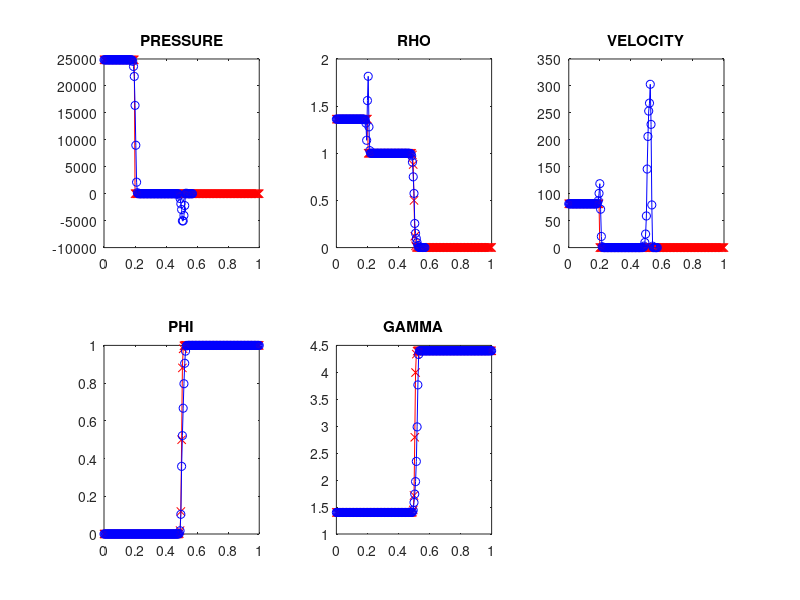

Recreate this plot in MATLAB.
clear all
clc
% clf
%% INITIALIZATION 
%BASIC PARAMETERS 
imax = 201; 
xmin = 0; 
xmax = 1.; 
dx = (xmax-xmin)/(imax-1); 
epsilon = 0.5*dx;




%SET UP VECTORS

x = xmin:dx:xmax;
x0 = find(x==0.2);

u = zeros(1,imax);

%SET UP STATE VECTORS
USTATE = zeros(3,imax);
USTATE_UPDATE = zeros(3,imax);

%SET UP MATRICES 

lamda_plus_i_plus = zeros(3,3);
lamda_minus_i_plus = zeros(3,3);
Ca_i_plus = zeros(3,3);
Ca_inverse_plus = zeros(3,3);
S_i_plus = zeros(3,3);
S_inverse_plus = zeros(3,3);
FPLUS = zeros(3,imax);
xplus = zeros(3,3);
xplusinv = zeros(3,3);
xminus= zeros(3,3);
xminusinv= zeros(3,3);
% FPLUS = zeros(3,3);


lamda_plus_i_minus = zeros(3,3);
lamda_minus_i_minus = zeros(3,3);
Ca_i_minus = zeros(3,3);
Ca_inverse_minus = zeros(3,3);
S_i_minus = zeros(3,3);
S_inverse_minus = zeros(3,3);
FMINUS = zeros(3,imax);
% FMINUS = zeros(3,3);


Abarplus_plus= zeros(3,3);
Abarminus_plus= zeros(3,3);

Abarplus_minus= zeros(3,3);
Abarminus_minus= zeros(3,3);




timestep = 1;






%% DECLARE PHI 



phi = zeros(1,imax);

phi = 0.5*(1+tanh((x-0.5)./(2*epsilon)));



phi_next = zeros(1,imax);

phi_initial  = phi;









%% CALCULATING GAMMA USING Chaklas Eq 19b 

gamma2 = 4.4;
gamma1 = 1.4;


gamma_at_i = zeros(1,imax);

for i = 1:imax
    temp = ((gamma2-1)*(gamma1-1))./(phi.*(gamma1-1)+(1-phi).*(gamma2-1));
    gamma_at_i(i) = 1+temp(i);
end

gamma_initial = gamma_at_i;



%% Chaklas Eq 19c





p1_infty = 6000;
p2_infty = 0.0;

p_infty = ((gamma_at_i-1)./(gamma_at_i)).*(((phi.*gamma2*p2_infty)./(gamma2-1))  + ...
(((1-phi).*(gamma1*p1_infty))/(gamma1-1)));



%% INITIAL CONDITION
% RHO- 1st state

for i = 1:imax
    if(i<=x0)
        USTATE(1,i) = 1.362;
    else
        USTATE(1,i) = 1-0.999*phi(i);
    end
end


%U 

VELOCITY = zeros(1,imax);

VELOCITY(1:x0) = 81.25;
VELOCITY(x0:imax)=0;


%RHO U - 2nd state

USTATE(2,:) = USTATE(1,:).*VELOCITY;

%PRESSURE

PRESSURE = zeros(1,imax);
PRESSURE(1:x0) = 2.484*10^4;
PRESSURE(x0:imax) = 1.00;
PRESSURE_TOTAL = zeros(1,imax);

% FOR E- 3rd state 

PRESSURE_TOTAL(1:x0) = PRESSURE(1:x0)+gamma_at_i(1:x0).*p_infty(1:x0);
PRESSURE_TOTAL(x0:imax) = PRESSURE(x0:imax)+gamma_at_i(x0:imax).*p_infty(x0:imax);

USTATE(3,:) = (PRESSURE_TOTAL./(gamma_at_i-1))+(0.5*USTATE(1,:).*VELOCITY.^2);

USTATE_UPDATE = USTATE; 




%% INITIAL 

RHO_INITIAL = USTATE(1,:);
RHO_U_INITIAL = USTATE(2,:);
E_INITIAL = USTATE(3,:);
VELOCITY_INITIAL = RHO_U_INITIAL./RHO_INITIAL;

PRESSURE_INITIAL = (gamma_at_i-1).*(E_INITIAL-0.5*RHO_INITIAL.*VELOCITY_INITIAL.^2)-(gamma_at_i.*p_infty);




dt = 1e-5;
maxtime = input('enter max time: ');

%% MAIN LOOP
for timestep = 1: maxtime
    
    disp(timestep);
    
    
    %% PART 1: CALCULATE DT 
 
  
  
  
   %% PART 2: DEAL WITH U PLUS HALF
   for i = 2:imax-1
    USTATE_PLUS(:,:) = 0.5*(USTATE(:,i)+USTATE(:,i+1));
        
    rho_plus = USTATE_PLUS(1,:);   
   

   
    u_plus = USTATE_PLUS(2,:)./USTATE_PLUS(1,:);
    
    
    E_plus = USTATE_PLUS(3,:);
    
    
    E_internal_plus = (E_plus/rho_plus)-(0.5*u_plus^2);
    
    
    p_plus = (gamma_at_i(i)-1).*rho_plus.*E_internal_plus-(gamma_at_i(i).*p_infty(i));
    
    
  
    sum_plus = p_plus+p_infty(i);
    
    
 
    sum_plus = abs(sum_plus);
    
    a_plus = sqrt(gamma_at_i(i).*(sum_plus)./rho_plus);
    
   
    
    %FORM LAMBDA PLUS AND MINUS FOR I PLUS HALF 
    lamda1plus = u_plus;
    lamda2plus = u_plus+a_plus;
    lamda3plus = u_plus-a_plus;
    
    lamda1plus_plus = 0.5*(lamda1plus+abs(lamda1plus));
    lamda2plus_plus = 0.5*(lamda2plus+abs(lamda2plus));
    lamda3plus_plus = 0.5*(lamda3plus+abs(lamda3plus));
    
    lamda1minus_plus = 0.5*(lamda1plus-abs(lamda1plus));
    lamda2minus_plus = 0.5*(lamda2plus-abs(lamda2plus));
    lamda3minus_plus = 0.5*(lamda3plus-abs(lamda3plus));
    
    %LAMDA PLUS FOR I PLUS HALF 
    lamda_plus_i_plus(1,1) = lamda1plus_plus;
    lamda_plus_i_plus(2,2) = lamda2plus_plus;
    lamda_plus_i_plus(3,3) = lamda3plus_plus;

    
    %LAMDA PLUS FOR I MINUS HALF 
    lamda_minus_i_plus(1,1) = lamda1minus_plus;
    lamda_minus_i_plus(2,2) = lamda2minus_plus;
    lamda_minus_i_plus(3,3) = lamda3minus_plus;
    
    
    
    %FORMING Ca, S for I PLUS HALF 
    %Form Ca plus
    Ca_i_plus(1,1) = 1.0;
    Ca_i_plus(1,2) = 0.0;
    
    Ca_i_plus(1,3) = -1./(a_plus.^2);
    Ca_i_plus(2,1) = 0.0;
    Ca_i_plus(2,2) = rho_plus.*a_plus;
    Ca_i_plus(2,3) = 1.0;
    
    Ca_i_plus(3,1) = 0.0;
    Ca_i_plus(3,2) = -rho_plus.*a_plus;
    Ca_i_plus(3,3) = 1.0;
    
    
      
    %Form S plus     
    beta = gamma_at_i(i)-1;
    alpha_plus = (u_plus.^2)./2;
    S_i_plus(1,1) = 1.0;
    S_i_plus(1,2) = 0.0;
    S_i_plus(1,3) = 0.0;
    S_i_plus(2,1) = -u_plus./rho_plus;
    S_i_plus(2,2) = 1.0./rho_plus;
    S_i_plus(2,3) = 0.0;
    S_i_plus(3,1) = alpha_plus.*beta;
    S_i_plus(3,2) = -u_plus.*beta;
    S_i_plus(3,3) = beta;
    
    
    %Form Ca inverse plus 
    
    Ca_inverse_plus(1,1) = 1.0;
    Ca_inverse_plus(1,2) = 1.0./(2.*a_plus.^2);
    Ca_inverse_plus(1,3) = 1.0./(2.*a_plus.^2);
    
    Ca_inverse_plus(2,1) = 0.0;
    
    Ca_inverse_plus(2,2) = 1.0./(2.*rho_plus.*a_plus);
    Ca_inverse_plus(2,3) = -1.0./(2.*rho_plus.*a_plus);
    
    Ca_inverse_plus(3,1) = 0.0;
    Ca_inverse_plus(3,2) = 0.5;
    Ca_inverse_plus(3,3) = 0.5;


    
    %Form S inverse plus 
    
    
    S_inverse_plus(1,1) = 1.0;
    S_inverse_plus(1,2) = 0.0;
    S_inverse_plus(1,3) = 0.0;
    S_inverse_plus(2,1) = u_plus;
    S_inverse_plus(2,2) = rho_plus;
    S_inverse_plus(2,3) = 0.0;
    S_inverse_plus(3,1) = alpha_plus;
    S_inverse_plus(3,2) = rho_plus.*u_plus;
    S_inverse_plus(3,3) = 1.0./beta;
    
   
  
   
    Abarplus_plus(:,:) = S_inverse_plus(:,:)*Ca_inverse_plus(:,:)*lamda_plus_i_plus(:,:)*Ca_i_plus(:,:)*S_i_plus(:,:);

    Abarminus_plus(:,:) = S_inverse_plus(:,:)*Ca_inverse_plus(:,:)*lamda_minus_i_plus(:,:)*Ca_i_plus(:,:)*S_i_plus(:,:);

    
    FPLUS(:,i) = Abarplus_plus(:,:)*USTATE(:,i)+Abarminus_plus(:,:)*USTATE(:,i+1);

   
   end
    
    
    
    %% PART 3: DEAL WITH U MINUS HALF
    
  for i = 2:imax-1
    
    USTATE_MINUS(:,:) = 0.5*(USTATE(:,i)+USTATE(:,i-1));
    
    %PULL RHO, P, AT MINUS HALF
    
    rho_minus = USTATE_MINUS(1,:);
    u_minus = USTATE_MINUS(2,:)./USTATE_MINUS(1,:);
    E_minus = USTATE_MINUS(3,:);
    
    E_internal_minus = (E_minus/rho_minus)-(0.5*u_minus^2);
    
    p_minus = (gamma_at_i(i)-1).*rho_minus.*u_minus-(gamma_at_i(i).*p_infty(i));
    sum_minus = p_minus+p_infty(i);
    sum_minus = abs(sum_minus);
    a_minus = sqrt(gamma_at_i(i).*(sum_minus)./rho_minus);

    
    %FORM LAMBDA PLUS AND MINUS FOR I MINUS HALF 
    lamda1minus = u_minus;
    lamda2minus = u_minus+a_minus;
    lamda3minus = u_minus-a_minus;
    
    lamda1plus_minus = 0.5*(lamda1minus+abs(lamda1minus));
    lamda2plus_minus = 0.5*(lamda2minus+abs(lamda2minus));
    lamda3plus_minus = 0.5*(lamda3minus+abs(lamda3minus));
    
    lamda1minus_minus = 0.5*(lamda1minus-abs(lamda1minus));
    lamda2minus_minus = 0.5*(lamda2minus-abs(lamda2minus));
    lamda3minus_minus = 0.5*(lamda3minus-abs(lamda3minus));
    
    %LAMDA PLUS FOR I MINUS HALF 
    lamda_plus_i_minus(1,1) = lamda1plus_minus;
    lamda_plus_i_minus(2,2) = lamda2plus_minus;
    lamda_plus_i_minus(3,3) = lamda3plus_minus;
    
    %LAMDA MINUS FOR I MINUS HALF 
    lamda_minus_i_minus(1,1) = lamda1minus_minus;
    lamda_minus_i_minus(2,2) = lamda2minus_minus;
    lamda_minus_i_minus(3,3) = lamda3minus_minus;
    
    
    
    %FORMING Ca, S for I MINUS HALF 
    %Form Ca minus
    Ca_i_minus(1,1) = 1.0;
    Ca_i_minus(1,3) = -1./(a_minus.^2);
    Ca_i_minus(2,2) = rho_minus.*a_minus;
    Ca_i_minus(2,3) = 1.0;
    Ca_i_minus(3,2) = -rho_minus.*a_minus;
    Ca_i_minus(3,3) = 1.0;
    %Form S minus     
    beta = gamma_at_i(i)-1;
    alpha_minus = (u_minus.^2)./2;
    S_i_minus(1,1) = 1.0;
    S_i_minus(2,1) = -u_minus./rho_minus;
    S_i_minus(2,2) = 1.0./rho_minus;
    S_i_minus(3,1) = alpha_minus.*beta;
    S_i_minus(3,2) = -u_minus.*beta;
    S_i_minus(3,3) = beta;
    
    
    
    %Form Ca inverse minus 
    
    Ca_inverse_minus(1,1) = 1.0;
    Ca_inverse_minus(1,2) = 1.0./(2.*a_minus.^2);
    Ca_inverse_minus(1,3) = 1.0./(2.*a_minus.^2);
    Ca_inverse_minus(2,2) = 1.0./(2.*rho_minus.*a_minus);
    Ca_inverse_minus(2,3) = -1.0./(2.*rho_minus.*a_minus);
    Ca_inverse_minus(3,2) = 0.5;
    Ca_inverse_minus(3,3) = 0.5;
    
    %Form S inverse minus 
    
    
    S_inverse_minus(1,1) = 1.0;
    S_inverse_minus(2,1) = u_minus;
    S_inverse_minus(2,2) = rho_minus;
    S_inverse_minus(3,1) = alpha_minus;
    S_inverse_minus(3,2) = rho_minus.*u_minus;
    S_inverse_minus(3,3) = 1.0./beta;    
    
    
    
    Abarplus_minus(:,:) = S_inverse_minus(:,:)*Ca_inverse_minus(:,:)*lamda_plus_i_minus(:,:)*Ca_i_minus(:,:)*S_i_minus(:,:);

    Abarminus_minus(:,:) = S_inverse_minus(:,:)*Ca_inverse_minus(:,:)*lamda_minus_i_minus(:,:)*Ca_i_minus(:,:)*S_i_minus(:,:);
    
    FMINUS(:,i) = Abarplus_minus(:,:)*USTATE(:,i-1)+Abarminus_minus(:,:)*USTATE(:,i);
    
   end
    
    
    % PART 4: FINITE DIFFERENCE EQUATION
    
    for i = 2:imax-1    
        USTATE_UPDATE(:,i) = USTATE(:,i) - (dt/dx)*(FPLUS(:,i)-FMINUS(:,i)); 
             
    end
   
  
  
  %% SET BC AND PLOT VARIABLES FOR NUMERICAL 

  
  USTATE_UPDATE(:,imax) = USTATE_UPDATE(:,imax-1);
  USTATE = USTATE_UPDATE; 
  
  E = USTATE(3,:);
  RHO = USTATE(1,:);
  RHO_U = USTATE(2,:);
  VELOCITY = RHO_U./RHO;
  PRESSURE = (gamma_at_i-1).*(E-0.5*RHO.*VELOCITY.^2)-(gamma_at_i.*p_infty);
  
  
 
  %% PART 6: CALCULATE PHI
     
    phi_next = phi;
    
    %Loop and find Uminus, Uplus in the VELOCITY
    
    for i = 2:imax-2
        uplusDCU = max(0,VELOCITY(1,:));
        uminusDCU = min(0,VELOCITY(1,:));
    
        %the finite difference expressions
        forward_diffX_PHI = phi(i+1)-phi(i);
        backward_diffX_PHI = phi(i)-phi(i-1);

        
        %main equation            
        phi_next(i)= phi(i)-(dt/dx)*(uplusDCU(i)*backward_diffX_PHI+uminusDCU(i)*...
        forward_diffX_PHI); 
               
   
    end
    
    
    phi = phi_next;
 
 

    
    %%  PART 7: RE CALCULATE GAMMA AT I 
    
     
    for i = 1:imax
         temp = ((gamma2-1)*(gamma1-1))./(phi.*(gamma1-1)+(1-phi).*(gamma2-1));
        gamma_at_i(i) = 1+temp(i);        
    end


    %% PART 8: UPDATE P_infty 
    
    p_infty = ((gamma_at_i-1)./(gamma_at_i)).*(((phi.*gamma2*p2_infty)./(gamma2-1))  + ...
(((1-phi).*(gamma1*p1_infty))/(gamma1-1)));

  
                        


    
    %% UPDATE TIME
    timestep = timestep + dt;
    
    
    
    
    %% PLOTTING 
    
    clf()
    subplot(2,3,1)
    plot(x,PRESSURE_INITIAL,'-xr')
    hold on
    plot(x,PRESSURE,'-ob');
    title('PRESSURE')


    subplot(2,3,2)
    plot(x,RHO_INITIAL,'-xr')
    hold on
    plot(x,RHO,'-ob');
    title('RHO')


    subplot(2,3,3)
    plot(x,VELOCITY_INITIAL,'-xr')
    hold on
    plot(x,VELOCITY,'-ob');
    title('VELOCITY')


    subplot(2,3,4)
    plot(x,phi_initial,'-xr')
    hold on
    plot(x,phi,'-ob');
    title('PHI')


    subplot(2,3,5)
    plot(x,gamma_initial,'-xr')
    hold on
    plot(x,gamma_at_i,'-ob');
    title('GAMMA')
    pause(0.01)
    
    
end 

%{
figure(1)
subplot(2,3,1)
plot(x,PRESSURE_INITIAL,'-xr')
hold on
plot(x,PRESSURE,'-ob');
title('PRESSURE')


subplot(2,3,2)
plot(x,RHO_INITIAL,'-xr')
hold on
plot(x,RHO,'-ob');
title('RHO')


subplot(2,3,3)
plot(x,VELOCITY_INITIAL,'-xr')
hold on
plot(x,VELOCITY,'-ob');
title('VELOCITY')


subplot(2,3,4)
plot(x,phi_initial,'-xr')
hold on
plot(x,phi,'-ob');
title('PHI')


subplot(2,3,5)
plot(x,gamma_initial,'-xr')
hold on
plot(x,gamma_at_i,'-ob');
title('GAMMA')
%}




 